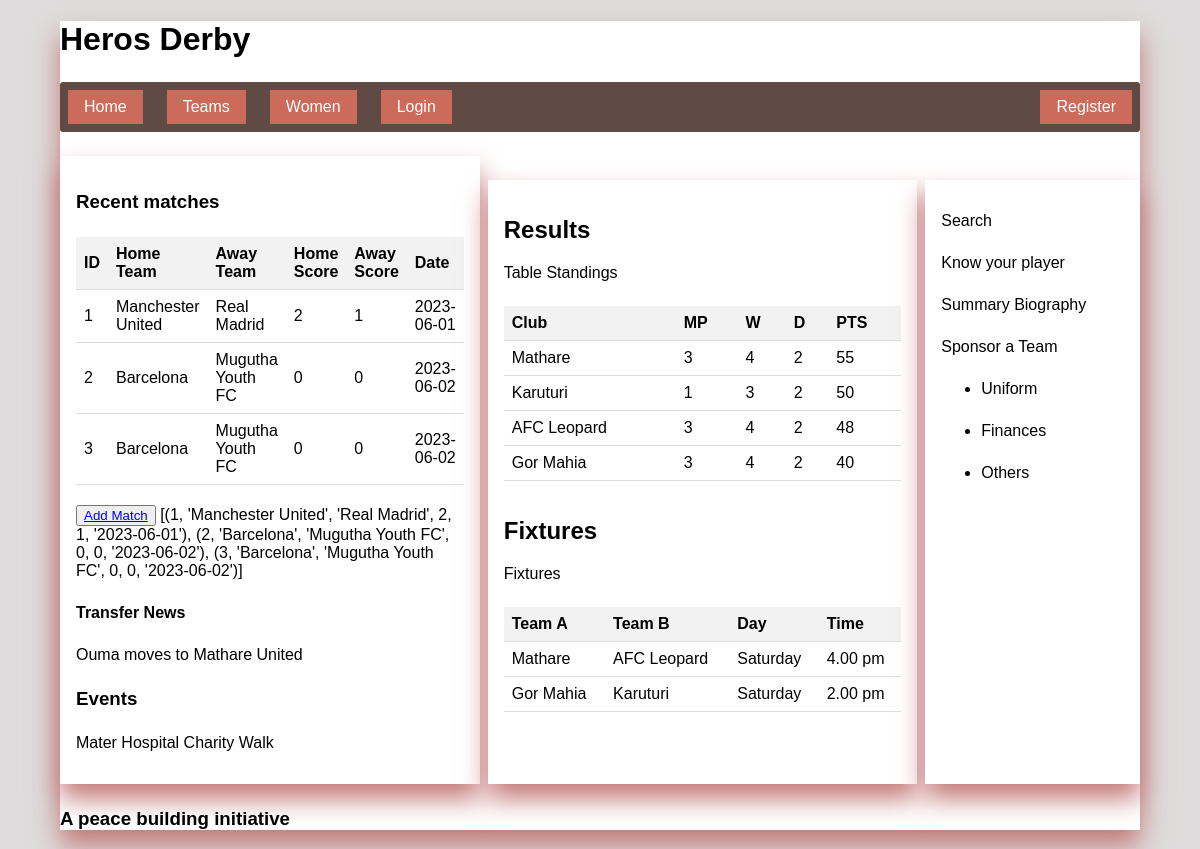
The page /index on the database as committed earlier.
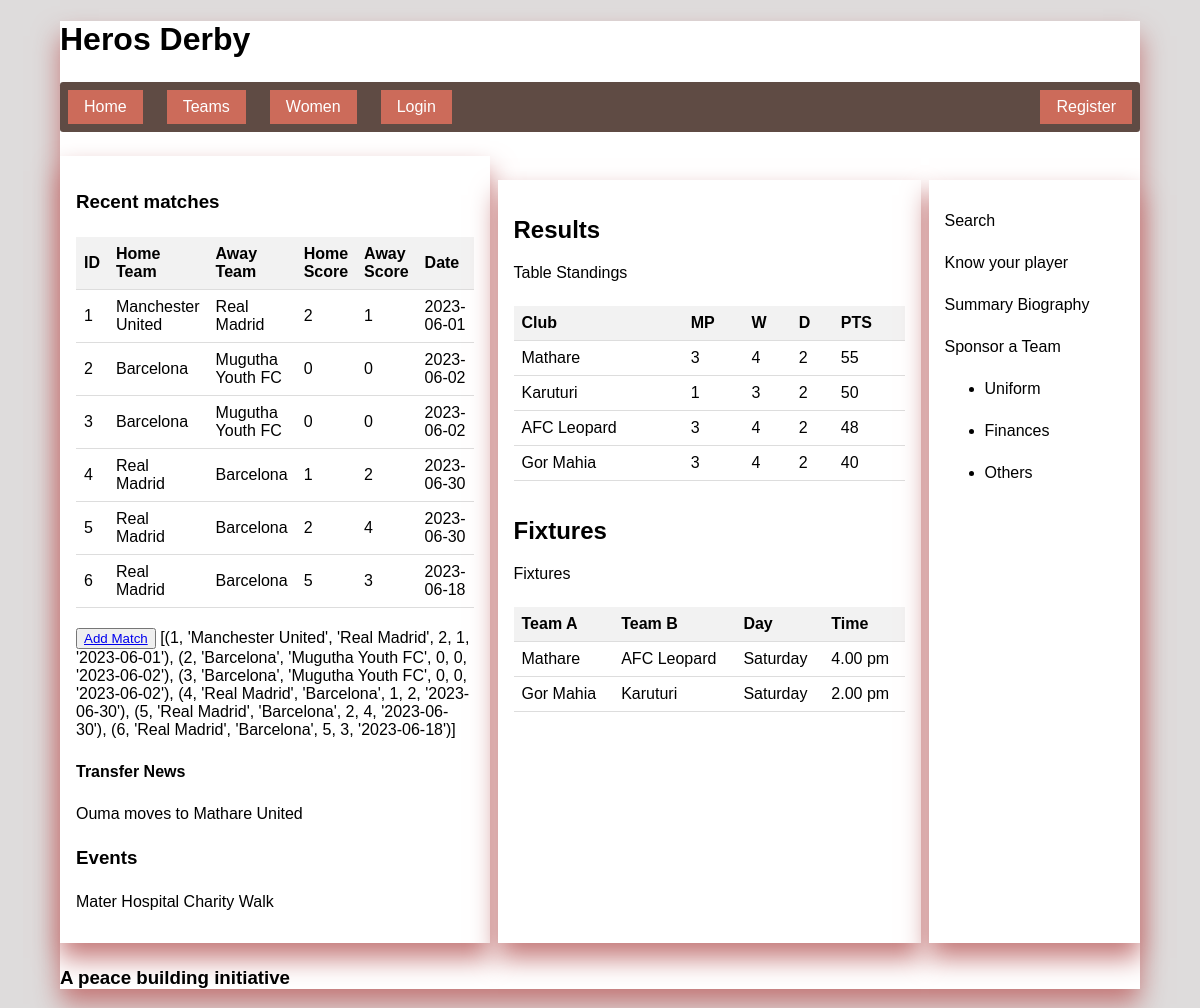
The same page on the database as committed later.
### tables this page shows
CREATE TABLE matches (

id INTEGER PRIMARY KEY AUTOINCREMENT,
    home_team_id INTEGER,
    away_team_id INTEGER,
    match_date TEXT,
match_time TEXT,
home_score INTEGER,
    away_score INTEGER,
    result TEXT, venue,
    FOREIGN KEY (home_team_id) REFERENCES teams(id),
    FOREIGN KEY (away_team_id) REFERENCES teams(id)
);

CREATE TABLE teams (
    id INTEGER PRIMARY KEY,
    name TEXT,
    logo BLOB
, county TEXT, constituency TEXT, ward TEXT);

### app.py (the view)
@app.route("/index")
def index():
    recent_matches = display_recent_matches()
    return render_template("index.html", recent_matches=recent_matches)

### app.py (called while the page is built)
def display_recent_matches():
    today = datetime.date.today()
    three_days_ago = today - datetime.timedelta(days=100)
    db.execute("SELECT matches.id, teams.name AS home_team, teams_away.name AS away_team, matches.home_score,matches.away_score,matches.match_date FROM matches LEFT OUTER JOIN teams ON matches.home_team_id = teams.id LEFT OUTER JOIN teams AS teams_away ON matches.away_team_id = teams_away.id WHERE match_date >= ?", (three_days_ago,))
    recent_matches = db.fetchall()
    return recent_matches

### templates/index.html (shortened to what this page needs)
{% extends "layout.html" %}
{% block main %}
<div class="tile grid">
    <aside class="column-asidebar1">
        <h3>Recent matches</h3>
        <table>
            <tr>
                <th>ID</th>
                <th>Home Team</th>
                <th>Away Team</th>
                <th>Home Score</th>
                <th>Away Score</th>
                <th>Date</th>
            </tr>
            {% for match in recent_matches %}
            <tr>
                <td>{{ match[0] }}</td>
                <td>{{ match[1] }}</td>
                <td>{{ match[2] }}</td>
                <td>{{ match[3] }}</td>
                <td>{{ match[4] }}</td>
                <td>{{ match[5] }}</td>
            </tr>
            {% endfor %}
        </table>
        <button><a href="/addMatch">Add Match</a></button>
        {{recent_matches}}
        <div>
            <h4>Transfer News</h4>
            <p>Ouma moves to Mathare United</p>
        </div>
        <div>
            <h3>Events</h3>
            <p>Mater Hospital Charity Walk</p>
        </div>
    </aside>
    <main class="column-main">
        <div>
            <h2>Results</h2>
            <table>
                <tr>
                    <th>Club</th>
                    <th>MP</th>
                    <th>W</th>
                    <th>D</th>
                    <th>PTS</th>
                </tr>
                <tr>
                    <td>Mathare</td>
                    <td>3</td>
                    <td>4</td>
                    <td>2</td>
                    <td>55</td>
                </tr>
                <tr>
                    <td>Karuturi</td>
                    <td>1</td>
                    <td>3</td>
                    <td>2</td>
                    <td>50</td>
                </tr>
                <tr>
                    <td>AFC Leopard</td>
                    <td>3</td>
                    <td>4</td>
                    <td>2</td>
                    <td>48</td>
                </tr>
                <tr>
                    <td>Gor Mahia</td>
                    <td>3</td>
                    <td>4</td>
                    <td>2</td>
                    <td>40</td>
                </tr>
            </table>
            <h2>Fixtures</h2>
            <table>
                <tr>
                    <th>Team A</th>
                    <th>Team B</th>
                    <th>Day</th>
                    <th>Time</th>
                </tr>
                <tr>
                    <td>Mathare</td>
                    <td>AFC Leopard</td>
                    <td>Saturday</td>
                    <td>4.00 pm</td>
                </tr>
                <tr>
                    <td>Gor Mahia</td>
                    <td>Karuturi</td>
                    <td>Saturday</td>
                    <td>2.00 pm</td>
                </tr>
            </table>
        </div>
    </main>
    <aside class="column-asidebar2">
        <div>
            <p>Search</p>
        </div>
        <div>
            <p>Know your player</p>
        </div>
        <div>
            <p>Summary Biography</p>
        </div>
        <div>
            <p>Sponsor a Team</p>
            <ul>
                <li>Uniform</li>
                <li>Finances</li>
                <li>Others</li>
            </ul>
        </div>
    </aside>
</div>
{% endblock %}

### templates/layout.html (shortened to what this page needs)
<!DOCTYPE html>
<html lang="en">
<head>
    <link href="/static/styles.css" rel="stylesheet">
</head>
<body>
    <div class="container">
        <header>
            <h1>Heros Derby</h1>
        </header>
        <nav>
            <ul class="site-nav">
                <li><a href="/index">Home</a></li>
                <li><a href="/teams">Teams</a></li>
                <li><a href="/women">Women</a></li>
                {% if rows %}
                    <li>Loggedin as {{rows}}<a href="/logout">Logout</a></li>
                {% else %}
                    <li><a href="/login">Login</a></li>
                {% endif %}
                <li class="nav-right"><a href="/register">Register</a></li>
            </ul>
        </nav>
        <div>
            {% block main %}{% endblock %}
        </div>
        <footer>
            <h3>A peace building initiative</h3>
        </footer>
    </div>
</body>
</html>

### static/styles.css (style rules this page uses)
:root { box-sizing: border-box; }
body { background-color: #dedcdc; font-family: helvetica, Arial, sans-serif; }
body * + * { margin-top: 1.5em; }
.container { background-color: #fff; box-shadow: 0 15px 25px #c47979; max-width: 1080px; margin: 0 auto; }
.site-nav { display: flex; padding: .5em; list-style-type: none; background-color: #5f4b44; border-radius: .2em; }
.site-nav > li { margin-top: 0; }
.site-nav > li > a { display: block; padding: 0.5em 1em; background-color: #cc6b5a; color: white; text-decoration: none; }
.site-nav > li + li { margin-left: 1.5em; }
.site-nav > .nav-right { margin-left: auto; }
.tile > * { padding: 1em; background-color: #fff; box-shadow: 0 15px 25px #c47979; }
.grid { display: grid; grid-template-columns: 1fr 2fr 1fr; grid-template-rows: auto; grid-gap: 0.5em; }
.column-main { grid-column: 2/3; }
table { border-collapse: collapse; width: 100%; }
th, td { padding: 8px; text-align: left; border-bottom: 1px solid #ddd; }
th { background-color: #f2f2f2; }

Rows that differ between the two databases and show on the page:
added matches: id "4", name "Real Madrid", name "Barcelona", home_score "1", away_score "2", match_date "2023-06-30"
added matches: id "5", name "Real Madrid", name "Barcelona", home_score "2", away_score "4", match_date "2023-06-30"
added matches: id "6", name "Real Madrid", name "Barcelona", home_score "5", away_score "3", match_date "2023-06-18"
Other text that changed with them:
{{ recent_matches }}: "…Youth FC', 0, 0, '2023-06-02')]" → "…Youth FC', 0, 0, '2023-06-02'), (4, 'Real Madrid', 'Barcelona', 1, 2, '2023-06-30'), (5, 'Real Madrid', 'Barcelona', 2, 4, '2023-06-30'), (6, 'Real Madrid', 'Barcelona', 5, 3, '2023-06-18')]"
